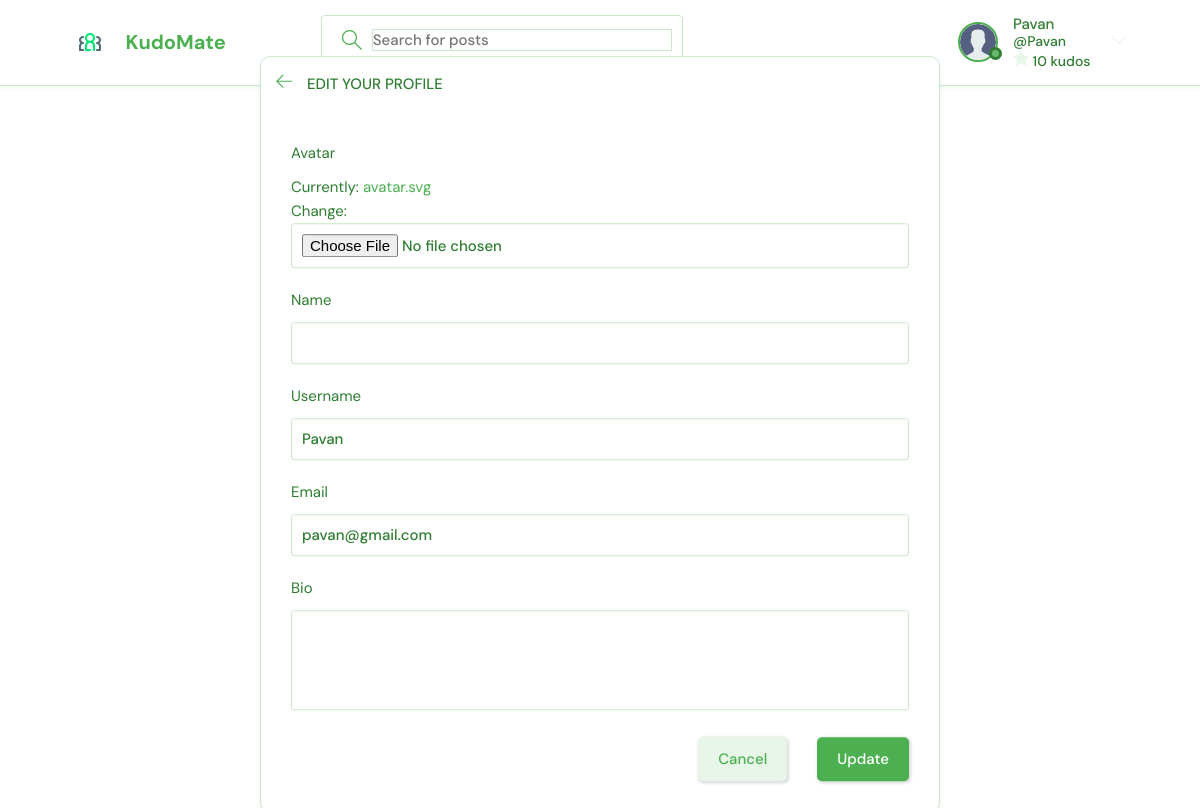
The page /update-user/ (signed in) on the database its author committed.
### base/models.py (models this page shows)
class User(AbstractUser):
    name = models.CharField(max_length=200, null=True)
    email = models.EmailField(unique=True, null=True)
    bio = models.TextField(null=True)
    avatar = models.ImageField(null=True, default="avatar.svg")
    credits = models.IntegerField(default=0)
    USERNAME_FIELD = 'email'
    REQUIRED_FIELDS = ['username']  # email is automatically required by USERNAME_FIELD
    objects = UserManager()

### base/views.py (the view)
# urls.py: path('update-user/', views.updateUser, name="update-user"),
@login_required(login_url='login')
def updateUser(request):
    user = request.user
    form = UserForm(instance=user)
    if request.method == 'POST':
        form = UserForm(request.POST, request.FILES, instance=user)
        if form.is_valid():
            form.save()
            return redirect('user-profile', pk=user.id)
    return render(request, 'base/update-user.html', {'form': form})

### base/forms.py
class UserForm(ModelForm):
    class Meta:
        model = User
        fields = ['avatar', 'name', 'username', 'email', 'bio']

### base/templates/base/update-user.html (shortened to what this page needs)
{% extends 'main.html' %}
{% block content %}
<main class="update-account layout">
  <div class="container">
    <div class="layout__box">
      <div class="layout__boxHeader">
        <div class="layout__boxTitle">
          <a href="{% url 'home' %}">
            <svg version="1.1" xmlns="http://www.w3.org/2000/svg" width="32" height="32" viewBox="0 0 32 32">
              <title>arrow-left</title>
              <path
                d="M13.723 2.286l-13.723 13.714 13.719 13.714 1.616-1.611-10.96-10.96h27.625v-2.286h-27.625l10.965-10.965-1.616-1.607z">
              </path>
            </svg>
          </a>
          <h3>Edit your profile</h3>
        </div>
      </div>
      <div class="layout__body">
        <form class="form" action="" method="POST" enctype="multipart/form-data">
          {% for field in form %}
          <div class="form__group">
            <label for="profile_pic">{{field.label}}</label>
            {{field}}
          </div>
          {% endfor %}
          <div class="form__action">
            <a class="btn btn--dark" href="index.html">Cancel</a>
            <button class="btn btn--main" type="submit">Update</button>
          </div>
        </form>
      </div>
    </div>
  </div>
</main>
{% endblock content %}

### templates/navbar.html (shortened to what this page needs)
{% load static %}
<header class="header header--loggedIn">
    <div class="container">
        <a href="{% url 'home' %}" class="header__logo">
            <img src="{% static 'images/logo.svg' %}" />
            <h1>KudoMate</h1>
        </a>
        <form class="header__search" method="GET" action="{% url 'home' %}">
            <label>
                <input name="q" placeholder="Search for posts" />
            </label>
        </form>
        <nav class="header__menu">
            {% if request.user.is_authenticated %}
            <div class="header__user">
                <a href="{% url 'update-user' %}">
                    <div class="avatar avatar--medium active">
                        <img src="{{request.user.avatar.url}}" />
                    </div>
                    <p>
                        {{request.user.username}}
                        <span>@{{request.user.username}}</span>
                        <span class="credits-display">
                            <svg version="1.1" xmlns="http://www.w3.org/2000/svg" width="32" height="32" viewBox="0 0 32 32">
                                <title>star</title>
                                <path d="M16 0l4.9 10.5 11.1 1.6-8 8.2 1.9 11.7-9.9-5.4-9.9 5.4 1.9-11.7-8-8.2 11.1-1.6z"></path>
                            </svg>
                            {{ request.user.credits }} kudos
                        </span>
                    </p>
                </a>
                <button class="dropdown-button">
                    <svg version="1.1" xmlns="http://www.w3.org/2000/svg" width="32" height="32" viewBox="0 0 32 32">
                        <title>chevron-down</title>
                        <path d="M16 21l-13-13h-3l16 16 16-16h-3l-13 13z"></path>
                    </svg>
                </button>
            </div>
            {% else %}
            <a href="{% url 'login' %}">
                <img src="{% static 'images/avatar.svg' %}" />
                <p>Login</p>
            </a>
            {% endif %}
        </nav>
    </div>
</header>

### static/styles/light-theme-override.css (style rules this page uses)
body { background-color: #FFFFFF !important; color: #2E7D32 !important; }
.header { background-color: #FFFFFF !important; border-bottom: 1px solid #C8E6C9 !important; box-shadow: 0 2px 4px rgba(76, 175, 80, 0.1) !important; }
.header__logo h1 { color: #4CAF50 !important; }
.roomListRoom, .activities, .layout__box, .room { background-color: #FFFFFF !important; border: 1px solid #C8E6C9 !important; box-shadow: 0 2px 4px rgba(76, 175, 80, 0.1) !important; }
.header__search > label { background-color: #FFFFFF !important; border: 1px solid #C8E6C9 !important; }
.header__search input { color: #2E7D32 !important; }
h1, h2, h3, h4, h5, h6, p, span { color: #2E7D32 !important; }
a { color: #4CAF50 !important; }
.btn--main { background-color: #4CAF50 !important; color: #FFFFFF !important; }
input, textarea, select { background-color: #FFFFFF !important; border: 1px solid #C8E6C9 !important; color: #2E7D32 !important; }
[class*="__box"], [class*="__header"], [class*="__content"] { background-color: #FFFFFF !important; }
* { color: #2E7D32; }

### rows shown on the page
User: user.avatar (placeholder picture), user.username "Pavan", user.credits "10", form "Pavan" "pavan@gmail.com"

### other values the page prints
{{ field.label }} "Avatar" "Name" "Username" "Email" "Bio"
